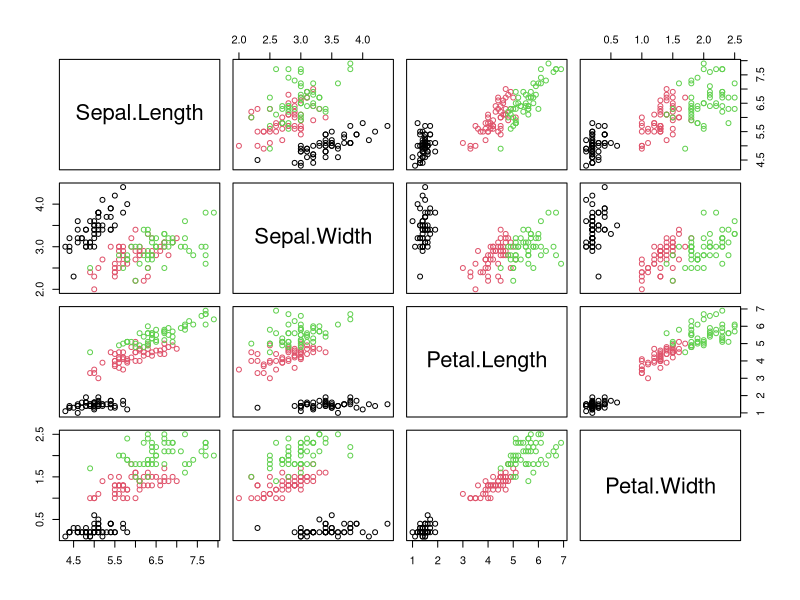
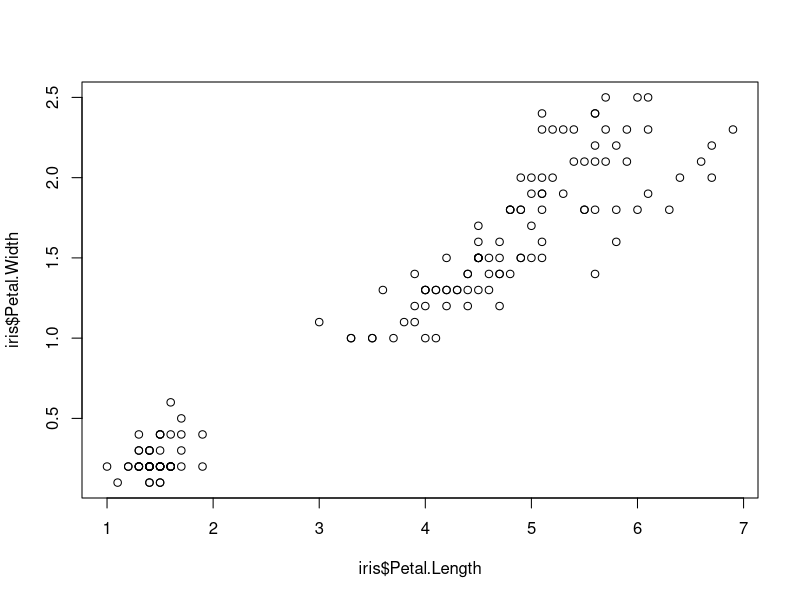
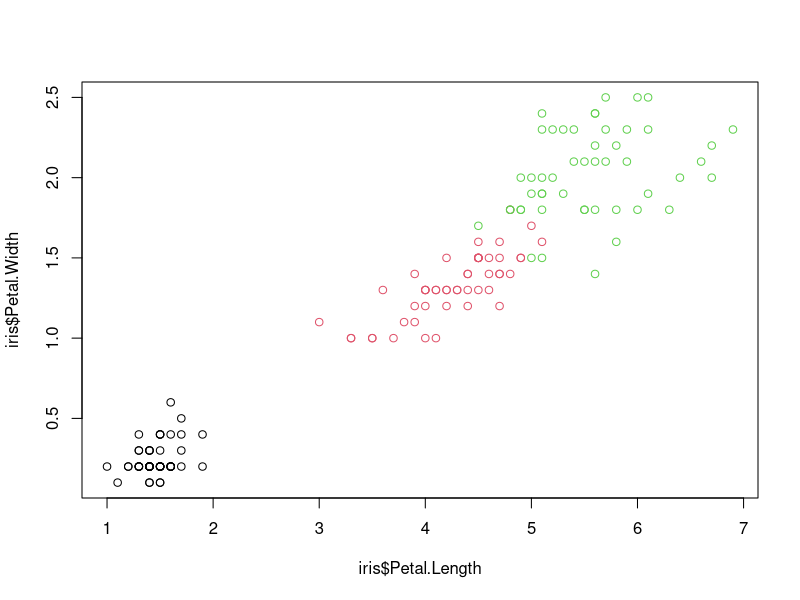
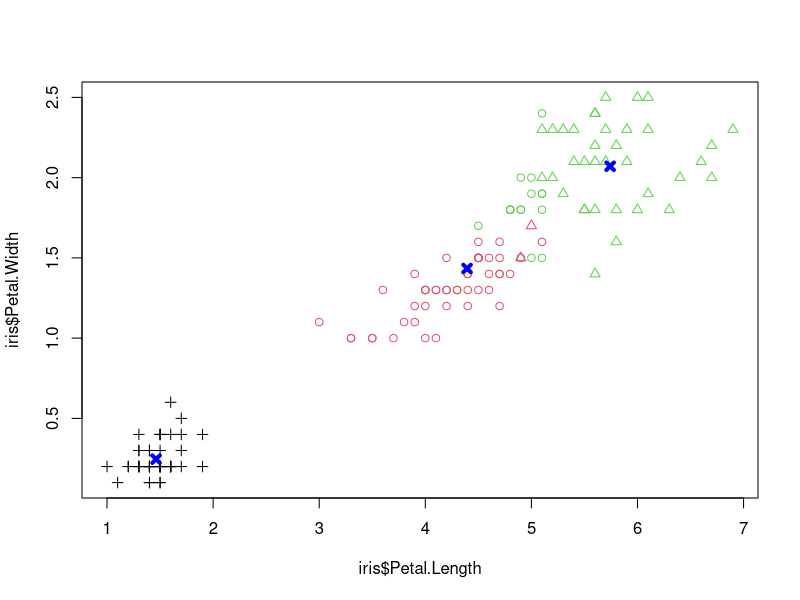

These figures' R source, in order:
# Load Iris data
data(iris)

# Peek at the data
head(iris)

# Look at unique species
unique(iris$Species)

# Create a scatterplot matrix colored by species
plot(
  x = iris[1:4], 
  col = as.integer(iris$Species))

# View scatterplot of petal length vs width
plot(
  x = iris$Petal.Length, 
  y = iris$Petal.Width)

# Color scatterplot by species
plot(
  x = iris$Petal.Length, 
  y = iris$Petal.Width, 
  col = as.numeric(iris$Species))

# Create K-means clusters
clusters <- kmeans(
  x = iris[, 1:4], 
  centers = 3, 
  nstart = 10)

# Plot each cluster as a shape
plot(
  x = iris$Petal.Length, 
  y = iris$Petal.Width, 
  col = as.numeric(iris$Species), 
  pch = clusters$cluster)

# Plot centroid of clusters
points(
  x = clusters$centers[, "Petal.Length"], 
  y = clusters$centers[, "Petal.Width"],
  pch = 4, 
  lwd = 4, 
  col = "blue")

# View a table of the clusters
table(
  x = clusters$cluster, 
  y = iris$Species)
  